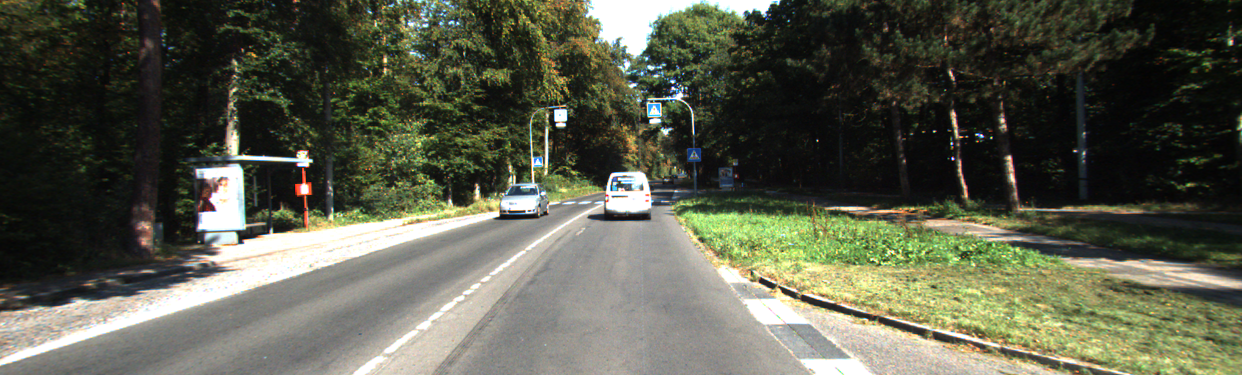
#> input picture Practica1-3/juanmecanico/7.png, 1242 x 375 px, given in place of 7.JPG, which was not available
$ python Prac3_2.py
#> lines starting #> are read from the running program, lines starting #| are printed output that depends on the picture; after the words box and inside, x2 and y2 are one past the last pixel; in counts of white or black regions, pixels touching at a corner belong together; pictures that were not available may be replaced by others from this repository, and a replacement may not be noted
#~~~~~'_'~'_'~/////+*+*+*+*////-------------BIBLIOTECAS------------\\\*+*+*+\\\\\'_'~'_'~~~~~~


import cv2
import numpy as np
import matplotlib.pyplot as plt
from PIL import Image
import math
import random

#~~~~~'_'~'_'~/////+*+*+*+*////-------------FUNCION------------\\\*+*+*+\\\\\'_'~'_'~~~~~~


def conecta(foto):
  #Se lee la imagen y se redimenciona
#> called with foto = '7.JPG'
  foto=cv2.imread(foto,0)
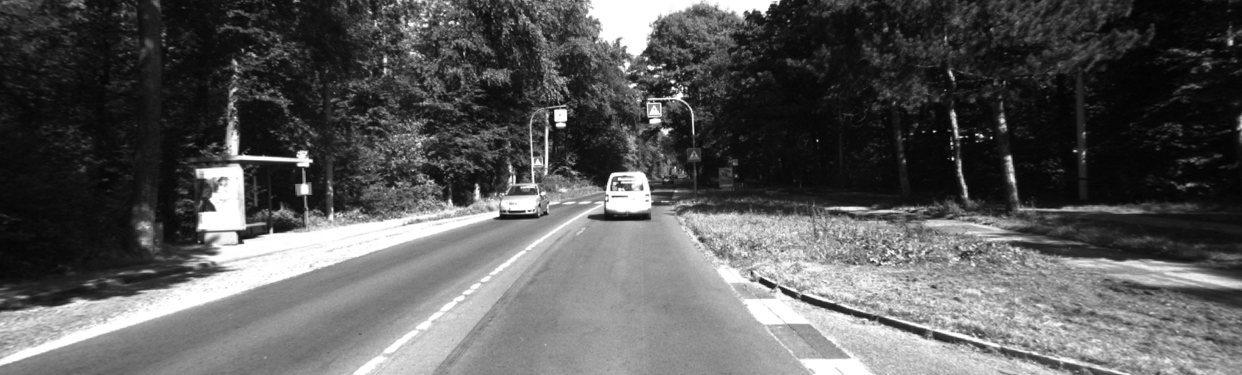
#> foto: shape (375, 1242); min 2, max 255, mean 89.4
  tamaño=100
  foto=cv2.resize(foto,(tamaño,tamaño))
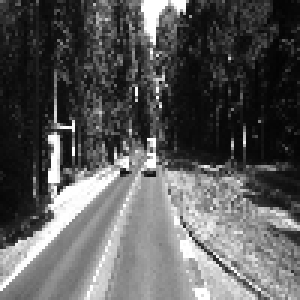
#> foto: shape (100, 100) (shown 3 times larger); min 3, max 255, mean 89.2
  #Umbralizacion
  ret,bn = cv2.threshold(foto,50,255,cv2.THRESH_BINARY_INV)
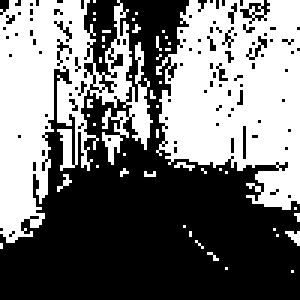
#> bn: shape (100, 100) (shown 3 times larger); 45.6% white; 47 white regions (45 under 20 px), largest, box (x1, y1, x2, y2) and area: (52, 0, 100, 70) 2350, (0, 0, 51, 81) 2088
  #Arreglo de la imagen y uno nuevo
  arr_bn=np.asarray(bn)
  arr=np.zeros((tamaño, tamaño))
  #Iteraciones
  num=0
  paro=0
  while(paro==0):
    arr2=arr
    for i in range(tamaño):
      for j in range(tamaño):
        if(arr_bn[i,j]==255):
          if(i>1 and i<tamaño-1 and j>1 and j<tamaño-1):
            if(arr[i,j-1]==0 and arr[i,j+1]==0 and arr[i-1,j]==0 and arr[i+1,j]==0):
              num+=1
              arr[i,j]=num
            elif(arr[i,j-1]!=0 or arr[i,j+1]!=0 or arr[i-1,j]!=0 or arr[i+1,j]!=0):
                prov=[arr[i,j-1], arr[i,j+1], arr[i-1,j], arr[i+1,j]]
                #print(prov)
                minimus=min(prov)
                #print(minimus)
                if(minimus==0):
                    b=[]
                    for k in range(len(prov)):
                        if(prov[k]!=0):
                            b.append(prov[k])
                    #print(b)
                    arr[i,j]=min(b)
                else:
                    arr[i,j]=minimus
        elif(arr_bn[i,j]==0):
          arr[i,j]=(0)
    if(arr2.all()==arr.all()):
      paro=1
      break


  #Arreglos de 3 canales
  arr_r=np.zeros((tamaño, tamaño))
  arr_g=np.zeros((tamaño, tamaño))
  arr_b=np.zeros((tamaño, tamaño))
  #Coloreacion de las rayitas
  for blanco in range(1000):
    ran_r=random.randint(0,255)
    ran_g=random.randint(0,255)
    ran_b=random.randint(0,255)
    for i in range(tamaño):
      for j in range(tamaño):
        if(arr[i,j]==blanco and blanco!=0):
          arr_r[i,j]=ran_r
          arr_g[i,j]=ran_g
          arr_b[i,j]=ran_b
  #Union en nueva imagen
  union=np.zeros((tamaño, tamaño,3), dtype=np.uint8)
  union[:,:,0] = arr_r
  union[:,:,1] = arr_g
  union[:,:,2] = arr_b
  imagen = Image.fromarray(union)
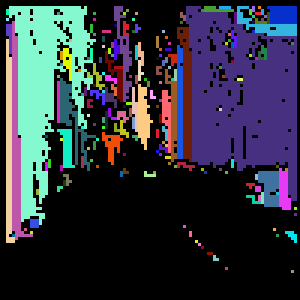
#> imagen: PIL image 100x100 RGB (shown 3 times larger); mean R, G, B 47.1, 50.8, 62.5
  nyb=Image.fromarray(arr_bn)
  #Imagen final
  imagen.show()
  nyb.show()

 #~~~~~'_'~'_'~/////+*+*+*+*////-------------PRINCIPAL------------\\\*+*+*+\\\\\'_'~'_'~~~~~~


conecta("7.JPG")

$ run again, with Practica1-3/juanmecanico/0.png copied over Practica1-3/juanmecanico/7.png
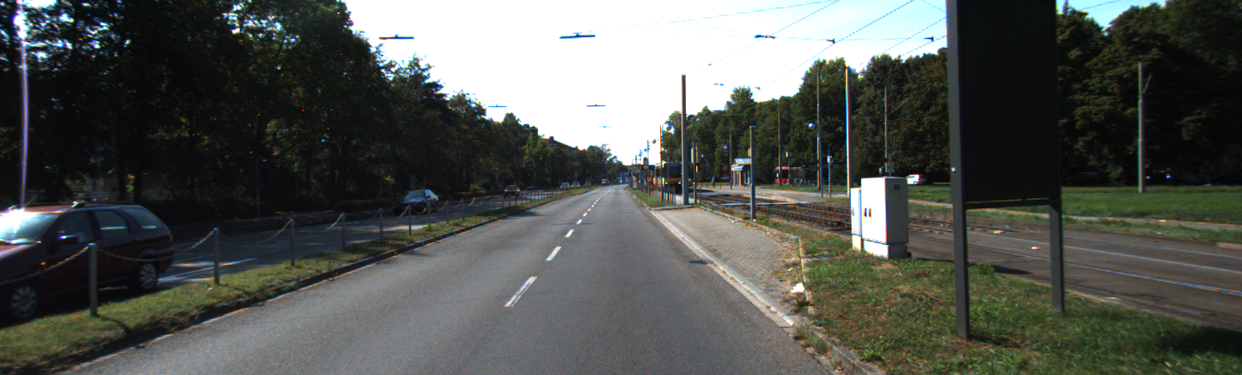
#> input picture Practica1-3/juanmecanico/0.png, 1242 x 375 px, given in place of 7.JPG, which was not available
#> in conecta, `ret,bn = cv2.threshold(foto,50,255,cv2.THRESH_BINARY_INV)`:
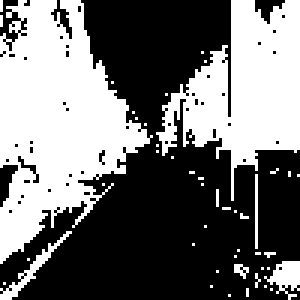
#> bn: shape (100, 100) (shown 3 times larger); 44.3% white; 46 white regions (41 under 20 px), largest, box (x1, y1, x2, y2) and area: (0, 0, 51, 88) 2510, (52, 0, 100, 67) 1636, (0, 77, 24, 100) 85, (88, 87, 100, 100) 84, (85, 58, 86, 83) 25
#> in conecta, `imagen = Image.fromarray(union)`:
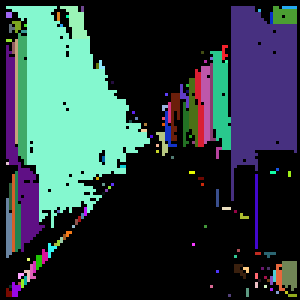
#> imagen: PIL image 100x100 RGB (shown 3 times larger); mean R, G, B 45.1, 62.6, 65

$ run again, with Practica1-3/juanmecanico/1.png copied over Practica1-3/juanmecanico/7.png
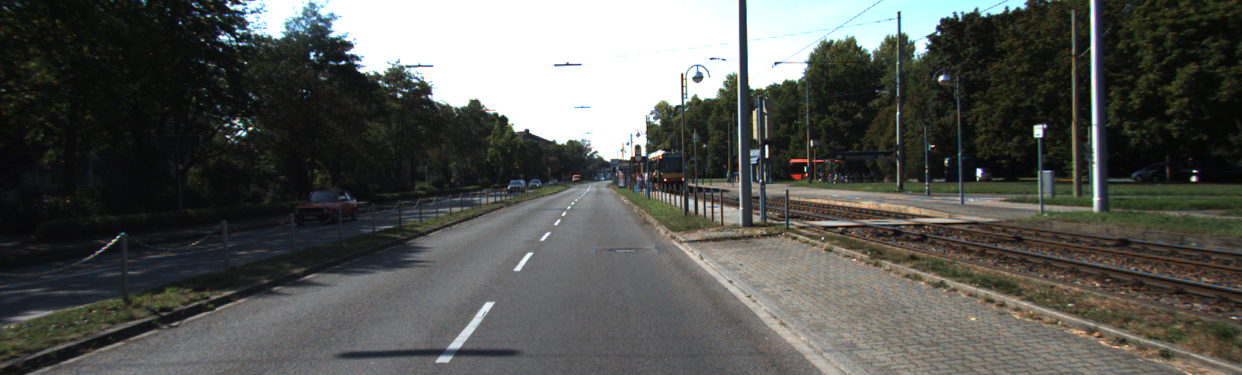
#> input picture Practica1-3/juanmecanico/1.png, 1242 x 375 px, given in place of 7.JPG, which was not available
#> in conecta, `ret,bn = cv2.threshold(foto,50,255,cv2.THRESH_BINARY_INV)`:
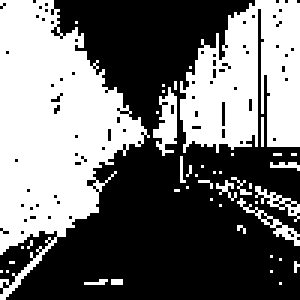
#> bn: shape (100, 100) (shown 3 times larger); 44.3% white; 44 white regions (39 under 20 px), largest, box (x1, y1, x2, y2) and area: (0, 0, 50, 100) 2619, (60, 0, 100, 51) 1457, (51, 29, 59, 52) 102, (79, 66, 100, 82) 60, (85, 62, 100, 74) 50
#> in conecta, `imagen = Image.fromarray(union)`:
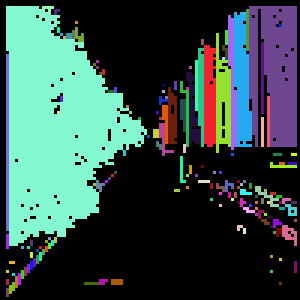
#> imagen: PIL image 100x100 RGB (shown 3 times larger); mean R, G, B 51.9, 76.2, 71.6

$ run again, with Practica1-3/juanmecanico/10.png copied over Practica1-3/juanmecanico/7.png
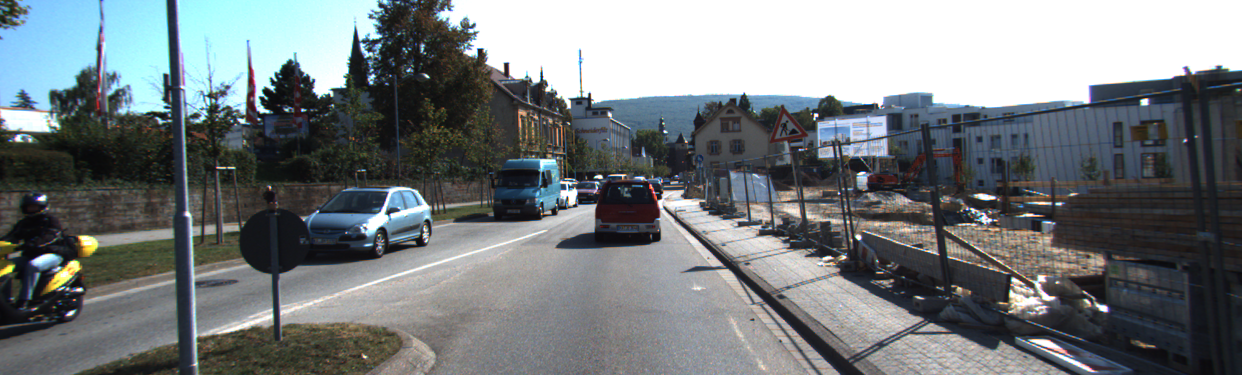
#> input picture Practica1-3/juanmecanico/10.png, 1242 x 375 px, given in place of 7.JPG, which was not available
#> in conecta, `ret,bn = cv2.threshold(foto,50,255,cv2.THRESH_BINARY_INV)`:
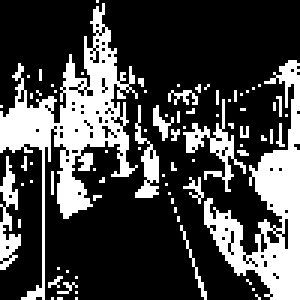
#> bn: shape (100, 100) (shown 3 times larger); 27.8% white; 79 white regions (70 under 20 px), largest, box (x1, y1, x2, y2) and area: (0, 1, 46, 100) 1185, (68, 20, 100, 100) 910, (61, 33, 82, 64) 152
#> in conecta, `imagen = Image.fromarray(union)`:
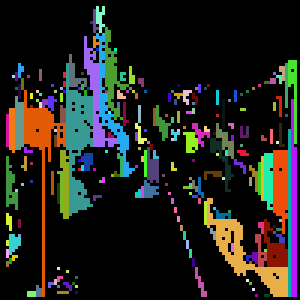
#> imagen: PIL image 100x100 RGB (shown 3 times larger); mean R, G, B 34.6, 33.3, 28.9
